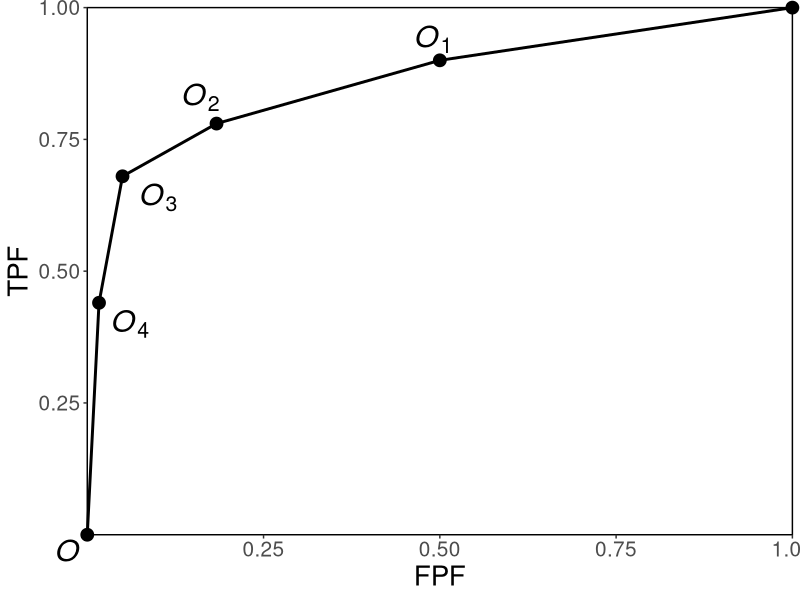
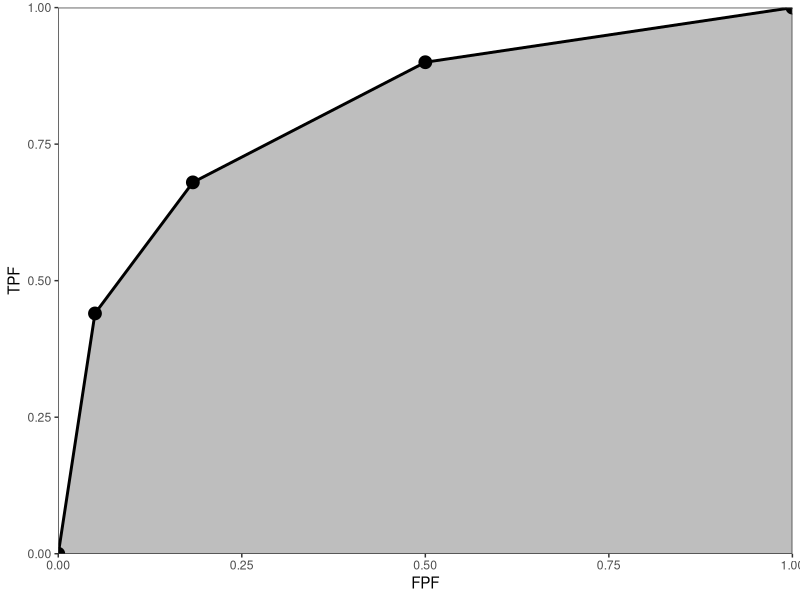
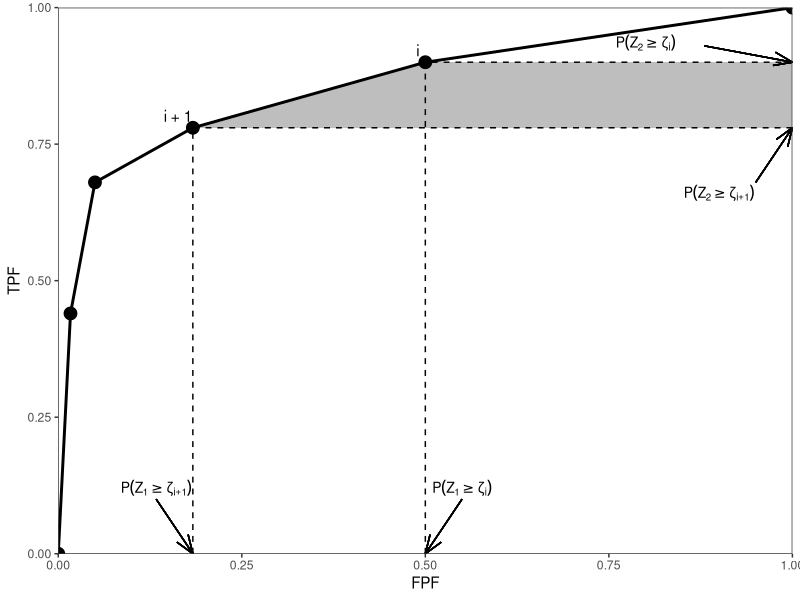

These charts were generated, in order, by the following R code:
## ---- chunk 1
knitr::opts_chunk$set(
  collapse = TRUE,
  comment = "#>"
)
library(kableExtra)
library(ggplot2)
library(grid)
## ---- chunk 2
df = array(dim = c(2, 11))
df[1,] <- c("N1", "N2", "N3", "N4", "N5", "N6", "N7", "N8", "N9", "N10", "N11")
df[2,] <- c("D1", "D2", "D3", "D4", "D5", "D6", "D7", "", "", "", "")
df <- as.data.frame(df)
colnames(df) <- rep("", 11)
kable(df, caption = "On the need for two indices to label cases in an ROC study.", escape = FALSE)
## ---- chunk 3
K1 <- 60
K2 <- 50
FPF <- c(0, cumsum(rev(c(30, 19, 8, 2, 1))) / K1)
TPF <- c(0, cumsum(rev(c(5, 6, 5, 12, 22))) / K2)

ROCOp <- data.frame(FPF = FPF, TPF = TPF)
ROCPlot <- ggplot(
  data = ROCOp, 
  mapping = aes(x = FPF, y = TPF)) + 
  geom_line(linewidth = 1) + 
  geom_point(size = 4) + 
  theme_bw() + 
  theme(panel.grid.major = element_blank(), 
        panel.grid.minor = element_blank(), 
        panel.border = element_rect(color = "black"), 
        axis.text = element_text(size = 15), 
        axis.title = element_text(size = 20)) +
  scale_x_continuous(
    expand = c(0, 0), 
    breaks = c(0.25, 0.5, 0.75, 1)) + 
  scale_y_continuous(
    expand = c(0, 0), breaks = c(0.25, 0.5, 0.75, 1)) +
  coord_cartesian(ylim = c(0,1), x = c(0,1)) + 
  annotation_custom(
    grob = textGrob(bquote(italic("O")),
                    gp = gpar(fontsize = 22)), 
    xmin = -0.03, xmax = -0.03, 
    ymin = -0.03, ymax = -0.03) + 
  annotation_custom(
    grob = textGrob(bquote(italic(O[4])),
                    gp = gpar(fontsize = 22)), 
    xmin = 0.06, xmax = 0.06, 
    ymin = 0.40, ymax = 0.40) +
  annotation_custom(
    grob = textGrob(bquote(italic(O[3])),
                    gp = gpar(fontsize = 22)), 
    xmin = 0.10, xmax = 0.10, 
    ymin = 0.64, ymax = 0.64) +
  annotation_custom(
    grob = textGrob(bquote(italic(O[2])),
                    gp = gpar(fontsize = 22)), 
    xmin = 0.16, xmax = 0.16, 
    ymin = 0.83, ymax = 0.83) +
  annotation_custom(
    grob = textGrob(bquote(italic(O[1])),
                    gp = gpar(fontsize = 22)), 
    xmin = 0.49, xmax = 0.49, 
    ymin = 0.94, ymax = 0.94)  

p <- ggplotGrob(ROCPlot)
p$layout$clip[p$layout$name=="panel"] <- "off"
grid.draw(p)
## ---- chunk 4
RocOperatingPointsFromRatingsTable <- function( K1, K2 ) {
  
  nOpPts <- length(K1) - 1 # number of op points
  FPF <- array(0,dim = nOpPts)
  TPF <- array(0,dim = nOpPts)
   
  for (r in (nOpPts+1):2) {
    FPF[r-1] <- sum(K1[r:(nOpPts+1)])/sum(K1)
    TPF[r-1] <- sum(K2[r:(nOpPts+1)])/sum(K2)    
  }
  FPF <- rev(FPF)
  TPF <- rev(TPF)
  
  return( list(
    FPF = FPF,
    TPF = TPF
  ) )
}
## ---- chunk 5
RocDataTable = array(dim = c(2,4))
RocDataTable[1,]  <- c(30,19,8,3)
RocDataTable[2,]  <- c(5,11,12,22)

ret  <- RocOperatingPointsFromRatingsTable( 
  RocDataTable[1,], 
  RocDataTable[2,] )
FPF <- ret$FPF
TPF <- ret$TPF

ROC_Points <- data.frame(FPF = FPF, TPF = TPF)
# add the trivial points
ROC_Points <- rbind(
  c(0, 0), 
  ROC_Points, c(1, 1))

shade <- data.frame(
  FPF = c(ROC_Points$FPF, 1), 
  TPF = c(ROC_Points$TPF, 0))

p <- ggplot(ROC_Points, 
            aes(x = FPF, y = TPF) ) + 
  geom_polygon(data = shade, fill = 'grey') + 
  geom_line(linewidth = 1) + 
  geom_point(size = 4) + 
  theme_bw() + 
  theme(
    panel.grid.major = element_blank(), 
    panel.grid.minor = element_blank()) +
  labs(x = expression(FPF)) + 
  labs(y = expression(TPF)) + 
  scale_x_continuous(expand = c(0, 0)) + 
  scale_y_continuous(expand = c(0, 0)) + 
  coord_cartesian(ylim = c(0,1), x = c(0,1))
print(p)
## ---- chunk 6
trapz = function(x, y)
{ ### computes the integral of y with respect to x using trapezoidal integration.
  idx = 2:length(x)
  return (as.double( (x[idx] - x[idx-1]) %*% (y[idx] + y[idx-1])) / 2)
}
## ---- chunk 7
Wilcoxon <- function (zk1, zk2)
{
  K1 = length(zk1)
  K2 = length(zk2)
  W <- 0
  for (k1 in 1:K1) {
    W <- W + sum(zk1[k1] < zk2)
    W <- W + 0.5 * sum(zk1[k1] == zk2)
  }
  W <- W/K1/K2
  return (W)
}

RocOperatingPoints <- function( K1, K2 ) {
  
  nOpPts <- length(K1) - 1 # number of op points
  FPF <- array(0,dim = nOpPts)
  TPF <- array(0,dim = nOpPts)
   
  for (r in (nOpPts+1):2) {
    FPF[r-1] <- sum(K1[r:(nOpPts+1)])/sum(K1)
    TPF[r-1] <- sum(K2[r:(nOpPts+1)])/sum(K2)    
  }
  FPF <- rev(FPF)
  TPF <- rev(TPF)
  
  return( list(
    FPF = FPF,
    TPF = TPF
  ) )
}
## ---- chunk 8
RocCountsTable = array(dim = c(2,5))
RocCountsTable[1,]  <- c(30,19,8,2,1)
RocCountsTable[2,]  <- c(5,6,5,12,22)

zk1  <- rep(1:length(RocCountsTable[1,]),RocCountsTable[1,])#convert frequency table to array
zk2  <- rep(1:length(RocCountsTable[2,]),RocCountsTable[2,])#do:

w  <- Wilcoxon (zk1, zk2)
cat("The wilcoxon statistic is = ", w, "\n")
ret <- RocOperatingPoints(RocCountsTable[1,], RocCountsTable[2,])
FPF <- ret$FPF;FPF <- c(0,FPF,1)
TPF <- ret$TPF;TPF <- c(0,TPF,1)
AUC <- trapz(FPF,TPF) # trapezoidal integration
cat("direct integration yields AUC = ", AUC, "\n")
## ---- chunk 9
RocCountsTable = array(dim = c(2,5))
RocCountsTable[1,]  <- c(30,19,8,2,1)
RocCountsTable[2,]  <- c(5,6,5,12,22)

ret  <- RocOperatingPoints( 
  RocCountsTable[1,], 
  RocCountsTable[2,] )
FPF <- ret$FPF
TPF <- ret$TPF

ROC_Points <- data.frame(
  FPF = FPF, 
  TPF = TPF)
# add the trivial points
ROC_Points <- 
  rbind(c(0, 0), 
        ROC_Points, c(1, 1))

zeta1_x <- ROC_Points$FPF[4]
zeta1_y <- ROC_Points$TPF[4]
zeta1 <- data.frame(
  x = c(zeta1_x, zeta1_x, 1), 
  y = c(0, zeta1_y, zeta1_y))
i1 <- data.frame(
  x = zeta1_x, 
  y = zeta1_y, 
  label = "i + 1")
zeta2_x <- ROC_Points$FPF[5]
zeta2_y <- ROC_Points$TPF[5]
zeta2 <- data.frame(
  x = c(zeta2_x, zeta2_x, 1), 
  y = c(0, zeta2_y, zeta2_y))
i2 <- data.frame(
  x = zeta2_x, 
  y = zeta2_y, 
  label = "i")

shade <- data.frame(
  FPF = c(zeta2_x, zeta1_x, 1, 1), 
  TPF = c(zeta2_y, zeta1_y, zeta1_y, zeta2_y))

p <- ggplot(
  ROC_Points, 
  aes(x = FPF, y = TPF)) + 
  geom_polygon(
    data = shade, 
    fill = 'grey') + 
  geom_line(linewidth = 1) + 
  geom_point(size = 4) + 
  geom_line(
    data = zeta1, 
    aes(x = x, y = y), 
    linetype = 2) + 
  geom_line(
    data = zeta2, 
    aes(x = x, y = y), 
    linetype = 2) +  
  geom_text(
    data = i1, 
    aes(x = x, 
        y = y, 
        label = label), 
    vjust = -0.5, 
    hjust = 1) + 
  geom_text(
    data = i2, 
    aes(x = x, y = y, label = label), 
    vjust = -0.5, hjust = 3) + 
  annotation_custom(
    grob = textGrob(bquote(P(Z[1] >= zeta[i+1])),
                    gp = gpar(fontsize = 10)), 
    xmin = zeta1_x - 0.05, xmax = zeta1_x - 0.05, 
    ymin = 0.12, ymax = 0.12) +
  geom_segment(
    aes(
      x = zeta1_x - 0.05, 
      y = 0.1, 
      xend = zeta1_x, 
      yend = 0), 
    arrow = arrow(angle = 20, length = unit(0.5, "cm"))) + 
  annotation_custom(
    grob = textGrob(bquote(P(Z[1] >= zeta[i])),
                    gp = gpar(fontsize = 10)), 
    xmin = zeta2_x + 0.05, xmax = zeta2_x + 0.05, 
    ymin = 0.12, ymax = 0.12) +
  geom_segment(
    aes(x = zeta2_x + 0.05, 
        y = 0.1, 
        xend = zeta2_x, yend = 0), 
    arrow = arrow(angle = 20, length = unit(0.5, "cm"))) + 
  annotation_custom(
    grob = textGrob(bquote(P(Z[2] >= zeta[i+1])),
                    gp = gpar(fontsize = 10)), 
    xmin = 0.85, xmax = 0.95, 
    ymin = zeta1_y - 0.12, ymax = zeta1_y - 0.12) +
  geom_segment(
    aes(x = 0.95, 
        y = zeta1_y - 0.1, 
        xend = 1, 
        yend = zeta1_y), 
    arrow = arrow(angle = 20, length = unit(0.5, "cm"))) + 
  annotation_custom(
    grob = textGrob(bquote(P(Z[2] >= zeta[i])),
                    gp = gpar(fontsize = 10)), 
    xmin = 0.8, xmax = 0.8, 
    ymin = zeta2_y + 0.05, ymax = zeta2_y + 0.02) +
  geom_segment(
    aes(x = 0.88, 
        y = zeta2_y + 0.03, 
        xend = 1, 
        yend = zeta2_y), 
    arrow = arrow(angle = 20, length = unit(0.5, "cm"))) + 
  theme_bw() + 
  theme(panel.grid.major = element_blank(), 
        panel.grid.minor = element_blank()) +
  scale_x_continuous(expand = c(0, 0)) + 
  scale_y_continuous(expand = c(0, 0)) + 
  coord_cartesian(ylim = c(0,1), x = c(0,1))
print(p)
